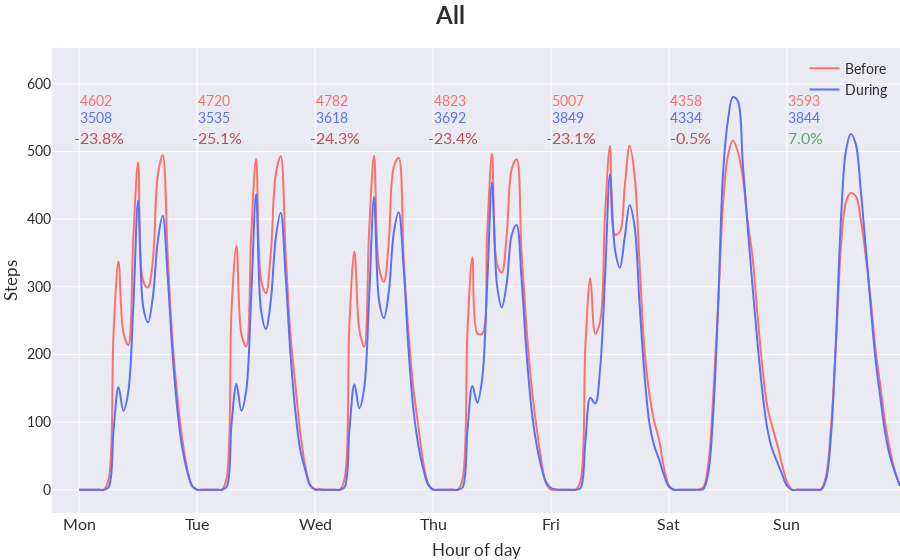

The notebook cell saved with this chart:
### Code cell
%run global.ipynb

# users = df[df['work_age'] == True]
users = df
steps = users.groupby(['hour','series', 'period']).median().unstack('series')['steps'].mean(axis=1).reset_index().groupby(['hour', 'period']).sum().unstack('period')[0]
plot = steps.plot.line(markers=False, line_shape="spline", height=400, title=format_title("All"), color_discrete_sequence=[before_color, during_color])

ranges = week_list()

plot.update_layout(xaxis = dict(
    tickvals = [0, 24, 48,72,96,120,144],
    ticktext = ['Mon', 'Tue', 'Wed', 'Thu', 'Fri', 'Sat', 'Sun']
), yaxis_title="Steps", xaxis_title="Hour of day", legend_title=None)

weekday_dec = 0
weekend_dec = 0

diffs = []

for range in ranges:
    start = range['start']
    end = range['end']
    stepsBefore = steps['Before'][start:end].sum()
    stepsAfter = steps['During'][start:end].sum()
    diffs.append(stepsAfter - stepsBefore)
    if start == 0:
        weekday_dec = stepsAfter - stepsBefore
    else:
        weekend_dec = stepsAfter - stepsBefore
    
    annotate_diff(plot, start + 2, 500, 50, '', stepsBefore, stepsAfter)
    # plot.add_vrect(x0=start, x1=end - 1, opacity=0.15, layer="below", line_width=2, line_dash="dash")

#diff = weekend_dec + weekday_dec
#plot.add_annotation(x=146, y=700, text='{:10.0f} (weekday)'.format(weekday_dec), showarrow=False, font=dict(
#    color='black',
#    size=14,
#))
#plot.add_annotation(x=146, y=650, text='{:10.0f} (weekend)'.format(weekend_dec), showarrow=False, font=dict(
#    color='black',
#    size=14,
#))
#plot.add_annotation(x=140, y=600, text='{:10.0f}'.format(diff), showarrow=False, font=dict(
#    color='black',
#    size=14,
#))

style_plot(plot)
    
plot.show()

### Figure 1 — Plotly figure (JSON) as saved in the notebook; plotly's stock layout.template omitted (floating-point values rounded to 4 significant figures; data arrays with more than 128 entries replaced by an {"elided": "..."} marker saying what was removed)
{"data": [{"hovertemplate": "period=Before<br>hour=%{x}<br>value=%{y}<extra></extra>", "legendgroup": "Before", "line": {"color": "#ff7069", "dash": "solid", "shape": "spline"}, "marker": {"symbol": "circle"}, "mode": "lines", "name": "Before", "orientation": "v", "showlegend": true, "type": "scatter", "x": {"elided": "168 int values"}, "xaxis": "x", "y": {"elided": "168 float values"}, "yaxis": "y"}, {"hovertemplate": "period=During<br>hour=%{x}<br>value=%{y}<extra></extra>", "legendgroup": "During", "line": {"color": "#596fff", "dash": "solid", "shape": "spline"}, "marker": {"symbol": "circle"}, "mode": "lines", "name": "During", "orientation": "v", "showlegend": true, "type": "scatter", "x": {"elided": "168 int values"}, "xaxis": "x", "y": {"elided": "168 float values"}, "yaxis": "y"}], "layout": {"annotations": [{"font": {"color": "black", "size": 18}, "showarrow": false, "text": "", "x": 2, "y": 650}, {"font": {"color": "#ff7069", "size": 14}, "showarrow": false, "text": "      4602", "x": 1, "y": 575}, {"font": {"color": "#596fff", "size": 14}, "showarrow": false, "text": "      3508", "x": 1, "y": 550}, {"font": {"color": "#BE4D55", "size": 16}, "showarrow": false, "text": "     -23.8%", "x": 2, "y": 520}, {"font": {"color": "black", "size": 18}, "showarrow": false, "text": "", "x": 26, "y": 650}, {"font": {"color": "#ff7069", "size": 14}, "showarrow": false, "text": "      4720", "x": 25, "y": 575}, {"font": {"color": "#596fff", "size": 14}, "showarrow": false, "text": "      3535", "x": 25, "y": 550}, {"font": {"color": "#BE4D55", "size": 16}, "showarrow": false, "text": "     -25.1%", "x": 26, "y": 520}, {"font": {"color": "black", "size": 18}, "showarrow": false, "text": "", "x": 50, "y": 650}, {"font": {"color": "#ff7069", "size": 14}, "showarrow": false, "text": "      4782", "x": 49, "y": 575}, {"font": {"color": "#596fff", "size": 14}, "showarrow": false, "text": "      3618", "x": 49, "y": 550}, {"font": {"color": "#BE4D55", "size": 16}, "showarrow": false, "text": "     -24.3%", "x": 50, "y": 520}, {"font": {"color": "black", "size": 18}, "showarrow": false, "text": "", "x": 74, "y": 650}, {"font": {"color": "#ff7069", "size": 14}, "showarrow": false, "text": "      4823", "x": 73, "y": 575}, {"font": {"color": "#596fff", "size": 14}, "showarrow": false, "text": "      3692", "x": 73, "y": 550}, {"font": {"color": "#BE4D55", "size": 16}, "showarrow": false, "text": "     -23.4%", "x": 74, "y": 520}, {"font": {"color": "black", "size": 18}, "showarrow": false, "text": "", "x": 98, "y": 650}, {"font": {"color": "#ff7069", "size": 14}, "showarrow": false, "text": "      5007", "x": 97, "y": 575}, {"font": {"color": "#596fff", "size": 14}, "showarrow": false, "text": "      3849", "x": 97, "y": 550}, {"font": {"color": "#BE4D55", "size": 16}, "showarrow": false, "text": "     -23.1%", "x": 98, "y": 520}, {"font": {"color": "black", "size": 18}, "showarrow": false, "text": "", "x": 122, "y": 650}, {"font": {"color": "#ff7069", "size": 14}, "showarrow": false, "text": "      4358", "x": 121, "y": 575}, {"font": {"color": "#596fff", "size": 14}, "showarrow": false, "text": "      4334", "x": 121, "y": 550}, {"font": {"color": "#BE4D55", "size": 16}, "showarrow": false, "text": "      -0.5%", "x": 122, "y": 520}, {"font": {"color": "black", "size": 18}, "showarrow": false, "text": "", "x": 146, "y": 650}, {"font": {"color": "#ff7069", "size": 14}, "showarrow": false, "text": "      3593", "x": 145, "y": 575}, {"font": {"color": "#596fff", "size": 14}, "showarrow": false, "text": "      3844", "x": 145, "y": 550}, {"font": {"color": "#5CA968", "size": 16}, "showarrow": false, "text": "       7.0%", "x": 145, "y": 520}], "autosize": true, "font": {"color": "#2D2D2D", "family": "Lato, sans-serif", "size": 14}, "legend": {"bgcolor": "rgba(255,255,255, 0.0)", "title": {}, "tracegroupgap": 0, "x": 0.99, "xanchor": "right", "y": 0.99, "yanchor": "top"}, "margin": {"b": 32, "l": 0, "r": 0, "t": 48}, "title": {"font": {"size": 24}, "text": "<b>All</b>"}, "xaxis": {"anchor": "y", "autorange": true, "domain": [0, 1], "range": [-1.797, 167], "tickfont": {"size": 16}, "tickformat": "%b %Y", "ticktext": ["Mon", "Tue", "Wed", "Thu", "Fri", "Sat", "Sun"], "tickvals": [0, 24, 48, 72, 96, 120, 144], "title": {"text": "Hour of day"}, "type": "linear"}, "yaxis": {"anchor": "x", "autorange": true, "domain": [0, 1], "range": [-34.39, 653.4], "title": {"text": "Steps"}, "type": "linear"}}}
